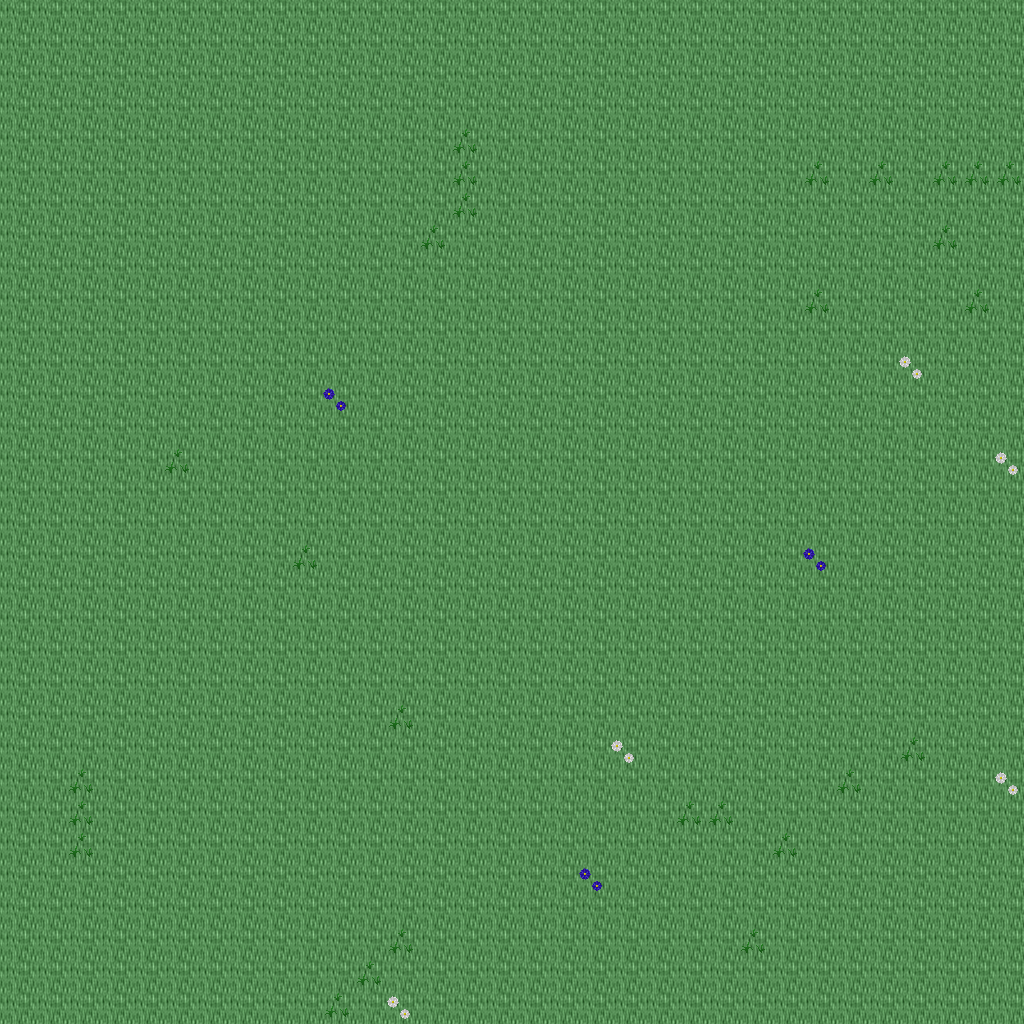

Tiled map render using the project's own tile images. Description and the map definition, with tile-layer contents summarised, below:
An orthogonal 32x32 tile map with 32x32 px tiles, 5 tile layers (Ground, Objects, Objects2, Above, ...), 1 hidden layer not drawn, 31 tilesets.

<map version="1.10" tiledversion="1.11.0" orientation="orthogonal" renderorder="right-down" width="32" height="32" tilewidth="32" tileheight="32" infinite="0" nextlayerid="11" nextobjectid="1">
 <tileset firstgid="1" name="ground_ground" tilewidth="32" tileheight="32" tilecount="33" columns="3">
  <image source="../drawable/ground_ground.png" width="96" height="352" />
 </tileset>
 <tileset firstgid="34" name="ground_ice_ice" tilewidth="32" tileheight="32" tilecount="3" columns="3">
  <image source="../drawable/ground_ice_ice.png" width="96" height="32" />
 </tileset>
 <tileset firstgid="37" name="plant_grasses" tilewidth="32" tileheight="32" tilecount="6" columns="3">
  <image source="../drawable/plant_grasses.png" width="96" height="64" />
 </tileset>
 <tileset firstgid="43" name="plant_flower_daisy_white" tilewidth="32" tileheight="32" tilecount="8" columns="2">
  <image source="../drawable/plant_flower_daisy_white.png" width="64" height="128" />
 </tileset>
 <tileset firstgid="51" name="plant_flower_daisy_blue" tilewidth="32" tileheight="32" tilecount="8" columns="2">
  <image source="../drawable/plant_flower_daisy_blue.png" width="64" height="128" />
 </tileset>
 <tileset firstgid="59" name="ground_ridge_earth_dark" tilewidth="32" tileheight="32" tilecount="96" columns="12">
  <image source="../drawable/ground_ridge_earth_dark.png" width="384" height="256" />
 </tileset>
 <tileset firstgid="155" name="ground_rock_pebbles" tilewidth="32" tileheight="32" tilecount="3" columns="1">
  <image source="../drawable/ground_rock_pebbles.png" width="32" height="96" />
 </tileset>
 <tileset firstgid="158" name="ground_grass_edges" tilewidth="32" tileheight="32" tilecount="36" columns="12">
  <image source="../drawable/ground_grass_edges.png" width="384" height="96" />
 </tileset>
 <tileset firstgid="194" name="plant_bush_bushes" tilewidth="32" tileheight="32" tilecount="10" columns="5">
  <image source="../drawable/plant_bush_bushes.png" width="160" height="64" />
 </tileset>
 <tileset firstgid="204" name="plant_stump_stump_purple" tilewidth="32" tileheight="32" tilecount="4" columns="2">
  <image source="../drawable/plant_stump_stump_purple.png" width="64" height="64" />
 </tileset>
 <tileset firstgid="208" name="building_wall_stone" tilewidth="32" tileheight="32" tilecount="12" columns="3">
  <image source="../drawable/building_wall_stone.png" width="96" height="128" />
 </tileset>
 <tileset firstgid="220" name="ground_ridge_ice_2" tilewidth="32" tileheight="32" tilecount="42" columns="7">
  <image source="../drawable/ground_ridge_ice_2.png" width="224" height="192" />
 </tileset>
 <tileset firstgid="262" name="plant_tree_tree_green" tilewidth="32" tileheight="32" tilecount="88" columns="8">
  <image source="../drawable/plant_tree_tree_green.png" width="256" height="352" />
 </tileset>
 <tileset firstgid="350" name="building_window_window_long" tilewidth="32" tileheight="32" tilecount="3" columns="3">
  <image source="../drawable/building_window_window_long.png" width="96" height="32" />
 </tileset>
 <tileset firstgid="353" name="building_window_window_right" tilewidth="32" tileheight="32" tilecount="2" columns="2">
  <image source="../drawable/building_window_window_right.png" width="64" height="32" />
 </tileset>
 <tileset firstgid="355" name="building_door_door_n" tilewidth="32" tileheight="32" tilecount="6" columns="3">
  <image source="../drawable/building_door_door_n.png" width="96" height="64" />
 </tileset>
 <tileset firstgid="361" name="building_door_closed_with_key" tilewidth="32" tileheight="32" tilecount="1" columns="1">
  <image source="../drawable/building_door_closed_with_key.png" width="32" height="32" />
 </tileset>
 <tileset firstgid="362" name="ground_ladder_horizontal_dark" tilewidth="32" tileheight="32" tilecount="3" columns="1">
  <image source="../drawable/ground_ladder_horizontal_dark.png" width="32" height="96" />
 </tileset>
 <tileset firstgid="365" name="ground_ladder_vertical_dark" tilewidth="32" tileheight="32" tilecount="3" columns="3">
  <image source="../drawable/ground_ladder_vertical_dark.png" width="96" height="32" />
 </tileset>
 <tileset firstgid="368" name="building_roof_yellow" tilewidth="32" tileheight="32" tilecount="20" columns="5">
  <image source="../drawable/building_roof_yellow.png" width="160" height="128" />
 </tileset>
 <tileset firstgid="388" name="logic_creature_gnome" tilewidth="32" tileheight="32" tilecount="6" columns="6">
  <image source="../drawable/logic_creature_gnome.png" width="192" height="32" />
 </tileset>
 <tileset firstgid="394" name="logic_creature_orc" tilewidth="32" tileheight="32" tilecount="6" columns="6">
  <image source="../drawable/logic_creature_orc.png" width="192" height="32" />
 </tileset>
 <tileset firstgid="400" name="logic_portal" tilewidth="32" tileheight="32" tilecount="24" columns="8">
  <image source="../drawable/logic_portal.png" width="256" height="96" />
 </tileset>
 <tileset firstgid="424" name="logic_creature_animal" tilewidth="32" tileheight="32" tilecount="32" columns="8">
  <image source="../drawable/logic_creature_animal.png" width="256" height="128" />
 </tileset>
 <tileset firstgid="456" name="logic_collision" tilewidth="32" tileheight="32" tilecount="1" columns="1">
  <image source="../drawable/logic_collision.png" width="32" height="32" />
 </tileset>
 <tileset firstgid="457" name="item_blood_nsew_stains" tilewidth="32" tileheight="32" tilecount="4" columns="2">
  <image source="../drawable/item_blood_nsew_stains.png" width="64" height="64" />
 </tileset>
 <tileset firstgid="461" name="item_blood_floor_stain" tilewidth="32" tileheight="32" tilecount="1" columns="1">
  <image source="../drawable/item_blood_floor_stain.png" width="32" height="32" />
 </tileset>
 <tileset firstgid="462" name="ground_blue_paving" tilewidth="32" tileheight="32" tilecount="2" columns="1">
  <image source="../drawable/ground_blue_paving.png" width="32" height="64" />
 </tileset>
 <tileset firstgid="464" name="ground_green_paving" tilewidth="32" tileheight="32" tilecount="18" columns="3">
  <image source="../drawable/ground_green_paving.png" width="96" height="192" />
 </tileset>
 <tileset firstgid="482" name="logic_protection" tilewidth="32" tileheight="32" tilecount="2" columns="2">
  <image source="../drawable/logic_protection.png" width="64" height="32" />
 </tileset>
 <tileset firstgid="484" name="logic_creature_fowl" tilewidth="32" tileheight="32" tilecount="6" columns="6">
  <image source="../drawable/logic_creature_fowl.png" width="192" height="32" />
 </tileset>
 <layer id="1" name="Ground" width="32" height="32">
  <data>[1024 cells, 1024 non-empty, 1 distinct tile ids]</data>
 </layer>
 <layer id="2" name="Objects" width="32" height="32">
  <data>[1024 cells, 35 non-empty, 3 distinct tile ids]</data>
 </layer>
 <layer id="3" name="Objects2" width="32" height="32">
  <data>[1024 cells, 0 non-empty, 0 distinct tile ids]</data>
 </layer>
 <layer id="4" name="Above" width="32" height="32">
  <data>[1024 cells, 0 non-empty, 0 distinct tile ids]</data>
 </layer>
 <layer id="5" name="Above2" width="32" height="32">
  <data>[1024 cells, 0 non-empty, 0 distinct tile ids]</data>
 </layer>
 <layer id="6" name="Walkable" width="32" height="32" visible="0">
  <data>[1024 cells, 0 non-empty, 0 distinct tile ids]</data>
 </layer>
 <objectgroup id="7" name="Mapevents" />
 <objectgroup id="8" name="Spawn" />
 <objectgroup id="9" name="Keys" />
 <objectgroup id="10" name="Replace" />
</map>
